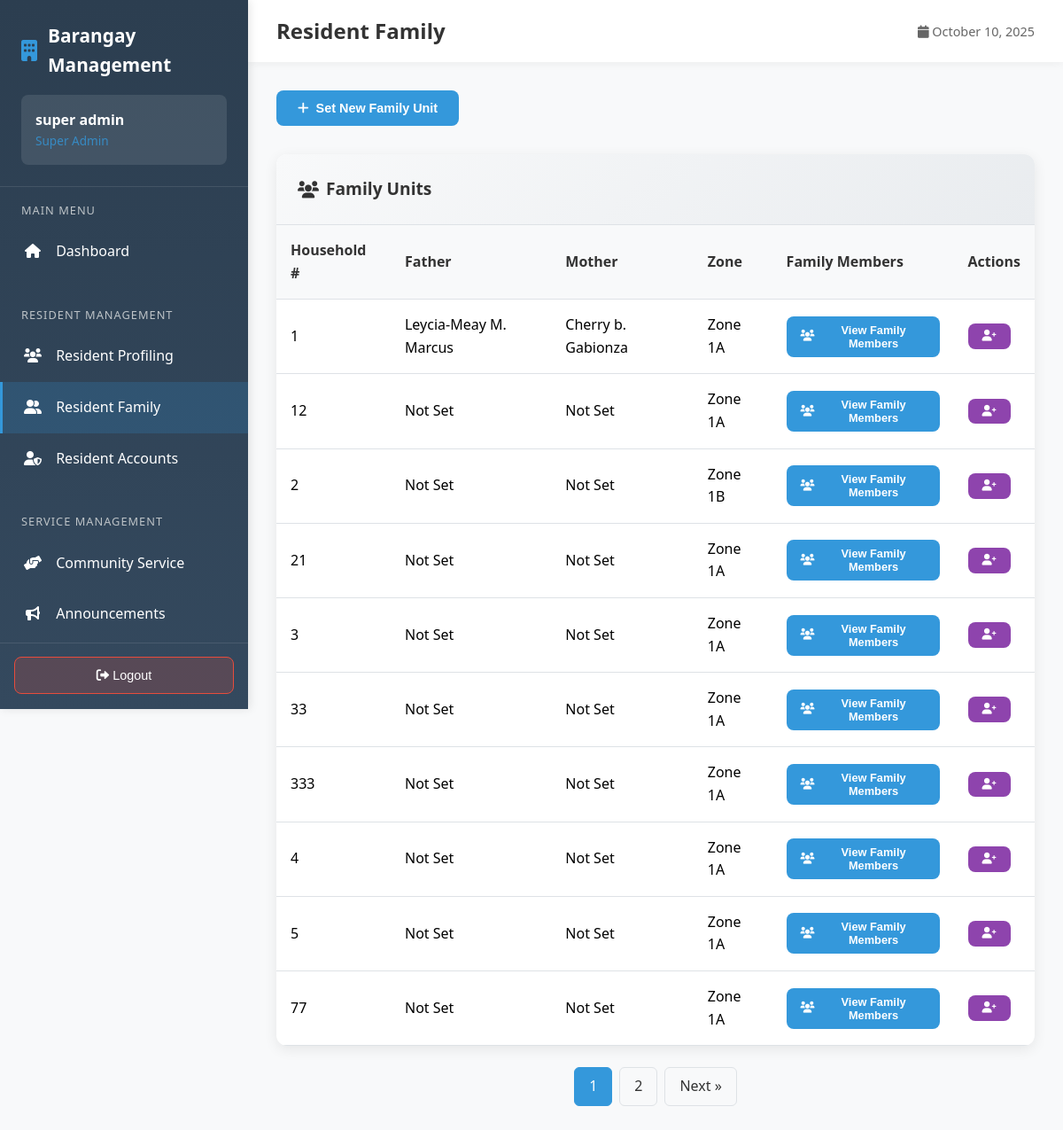
The page /employee/admin/resident_family.php (signed in) on the database its author committed.
### tables this page shows
CREATE TABLE `families` (
  `id` int(11) NOT NULL,
  `household_number` varchar(100) DEFAULT NULL,
  `head_id` int(11) DEFAULT NULL,
  `zone` varchar(100) DEFAULT NULL,
  `created_at` timestamp NOT NULL DEFAULT current_timestamp(),
  `updated_at` timestamp NOT NULL DEFAULT current_timestamp() ON UPDATE current_timestamp()
);

### employee/admin/resident_family.php (the view, shortened to what this page needs)
<?php
require_once '../../config.php';
$page = isset($_GET['page']) ? intval($_GET['page']) : 1;
$records_per_page = 10;
$offset = max(0, ((int)$page - 1) * (int)$records_per_page);
$families_query = "
    SELECT
        f.id, f.household_number, f.zone,
        -- exclude members whose relationship = 'head' from the concatenated list
        GROUP_CONCAT(
            CASE WHEN fm.relationship <> 'head' THEN CONCAT(r.full_name, ' (', fm.relationship, ')') ELSE NULL END
            ORDER BY FIELD(fm.relationship, 'father', 'mother', 'spouse', 'child', 'other')
            SEPARATOR ', '
        ) as family_members,
        MAX(CASE WHEN fm.relationship = 'father' THEN r.full_name END) as father_name,
        MAX(CASE WHEN fm.relationship = 'mother' THEN r.full_name END) as mother_name
    FROM families f
    LEFT JOIN family_members fm ON f.id = fm.family_id
    LEFT JOIN residents r ON fm.resident_id = r.id
    GROUP BY f.id
    ORDER BY f.household_number
    LIMIT $records_per_page OFFSET $offset";
$families_result = mysqli_query($connection, $families_query);
$count_query = "SELECT COUNT(DISTINCT f.id) as total FROM families f";
$count_result = mysqli_query($connection, $count_query);
$total_records = mysqli_fetch_assoc($count_result)['total'];
$total_pages = ceil($total_records / $records_per_page);
?>
<!DOCTYPE html>
<html lang="en">
<head>
    <link href="https://cdnjs.cloudflare.com/ajax/libs/font-awesome/6.0.0/css/all.min.css" rel="stylesheet">
    <link href="https://cdn.jsdelivr.net/npm/select2@4.1.0-rc.0/dist/css/select2.min.css" rel="stylesheet" />
</head>
<body>
    <nav class="sidebar" id="sidebar">
        <div class="sidebar-header">
            <div class="sidebar-brand">
                <i class="fas fa-building"></i>
                Barangay Management
            </div>
            <div class="user-info">
                <div class="user-name"><?php echo $_SESSION['full_name']; ?></div>
                <div class="user-role">Super Admin</div>
            </div>
        </div>
        <div class="sidebar-nav">
            <div class="nav-section">
                <div class="nav-section-title">Main Menu</div>
                <a href="dashboard.php" class="nav-item">
                    <i class="fas fa-home"></i>
                    Dashboard
                </a>
            </div>
            <div class="nav-section">
                <div class="nav-section-title">Resident Management</div>
                <a href="resident-profiling.php" class="nav-item">
                    <i class="fas fa-users"></i>
                    Resident Profiling
                </a>
                <a href="resident_family.php" class="nav-item active">
                    <i class="fas fa-user-friends"></i>
                    Resident Family
                </a>
                <a href="resident_account.php" class="nav-item">
					<i class="fas fa-user-shield"></i>
					Resident Accounts
				</a>
            </div>
            <div class="nav-section">
                <div class="nav-section-title">Service Management</div>
                <a href="community_service.php" class="nav-item">
                    <i class="fas fa-hands-helping"></i>
                    Community Service
                </a>
                <a href="announcements.php" class="nav-item">
                    <i class="fas fa-bullhorn"></i>
                    Announcements
                </a>
                <a href="complaints.php" class="nav-item">
                </a>
            </div>
        </div>
        <div class="logout-section">
            <form action="../logout.php" method="POST" id="logoutForm" style="width: 100%;">
                <button type="button" class="logout-btn" onclick="handleLogout()">
                    <i class="fas fa-sign-out-alt"></i>
                    Logout
                </button>
            </form>
        </div>
    </nav>
    <div class="main-content">
        <div class="top-bar">
            <h1 class="page-title">Resident Family</h1>
            <div style="display: flex; align-items: center; gap: 1rem;">
                <span style="color: #666; font-size: 0.9rem;">
                    <i class="fas fa-calendar"></i> <?php echo date('F j, Y'); ?>
                </span>
            </div>
        </div>
        <div class="content-area">
            <div class="action-buttons">
                <button class="btn btn-primary" onclick="showAddFamilyModal()">
                    <i class="fas fa-plus"></i> Set New Family Unit
                </button>
            </div>
            <div class="table-card">
                <div class="table-header">
                    <h2 class="table-title"><i class="fas fa-users"></i> Family Units</h2>
                </div>
                <div class="table-responsive">
                    <table class="table">
                        <thead>
                            <tr>
                                <th>Household #</th>
                                <th>Father</th>
                                <th>Mother</th>
                                <th>Zone</th>
                                <th>Family Members</th>
                                <th>Actions</th>
                            </tr>
                        </thead>
                        <tbody>
                            <?php while ($family = mysqli_fetch_assoc($families_result)): ?>
                            <tr>
                                <td><?php echo htmlspecialchars($family['household_number']); ?></td>
                                <td><?php echo htmlspecialchars($family['father_name'] ?? 'Not Set'); ?></td>
                                <td><?php echo htmlspecialchars($family['mother_name'] ?? 'Not Set'); ?></td>
                                <td><?php echo htmlspecialchars($family['zone']); ?></td>
                                <td>
                                    <button class="btn btn-sm btn-primary" onclick='showViewMembersModal(<?php echo json_encode($family['family_members']); ?>)'>
                                        <i class="fas fa-users"></i> View Family Members
                                    </button>
                                </td>
                                <td>
                                    <button class="btn btn-sm btn-info" onclick="showAddMemberModal(<?php echo (int)$family['id']; ?>)">
                                        <i class="fas fa-user-plus"></i>
                                    </button>
                                </td>
                            </tr>
                            <?php endwhile; ?>
                        </tbody>
                    </table>
                </div>
            </div>
            <?php
            $qs = $_GET;
            unset($qs['page']);
            $baseQuery = http_build_query($qs);
            $base = $baseQuery !== '' ? '?' . $baseQuery . '&page=' : '?page=';
            if ($total_pages > 1):
                $range = 2;
                echo '<div class="pagination">';
                if ($total_pages <= (1 + ($range * 2) + 2)) {
                    for ($i = 1; $i <= $total_pages; $i++) {
                        if ($i == $page) {
                            echo '<span class="current">' . $i . '</span>';
                        } else {
                            echo '<a href="' . htmlspecialchars($base . $i) . '">' . $i . '</a>';
                        }
                    }
                }
                if ($page < $total_pages) {
                    echo '<a href="' . htmlspecialchars($base . ($page + 1)) . '">Next &raquo;</a>';
                }
                echo '</div>';
            endif;
            ?>
        </div>
    </div>
</body>
</html>

### employee/admin/resident_family.php (style rules this page uses)
* { margin: 0; padding: 0; box-sizing: border-box; }
body { font-family: 'Segoe UI', Tahoma, Geneva, Verdana, sans-serif; background: #f8f9fa; line-height: 1.6; overflow-x: hidden; }
.sidebar { position: fixed; left: 0; top: 0; width: 280px; height: 100vh; background: linear-gradient(180deg, #2c3e50 0%, #34495e 100%); color: white; transition: transform 0.3s ease; z-index: 1000; box-shadow: 2px 0 10px rgba(0,0,0,0.1); display: flex; flex-direction: column; }
.sidebar-header { padding: 1.5rem; border-bottom: 1px solid rgba(255,255,255,0.1); flex-shrink: 0; }
.sidebar-brand { display: flex; align-items: center; font-size: 1.3rem; font-weight: bold; margin-bottom: 0.5rem; }
.sidebar-brand i { margin-right: 12px; font-size: 1.5rem; color: #3498db; }
.user-info { margin-top: 1rem; padding: 1rem; background: rgba(255,255,255,0.1); border-radius: 8px; }
.user-name { font-weight: bold; font-size: 1rem; }
.user-role { font-size: 0.85rem; opacity: 0.8; color: #3498db; }
.sidebar-nav { padding: 1rem 0; flex: 1; overflow-y: auto; }
.nav-section { margin-bottom: 2rem; }
.nav-section-title { padding: 0 1.5rem; font-size: 0.8rem; text-transform: uppercase; letter-spacing: 1px; color: #bdc3c7; margin-bottom: 0.5rem; }
.nav-item { display: block; padding: 1rem 1.5rem; color: white; text-decoration: none; transition: all 0.3s ease; position: relative; border-left: 3px solid transparent; }
.nav-item.active { background: rgba(52, 152, 219, 0.2); border-left-color: #3498db; }
.nav-item i { margin-right: 12px; width: 20px; text-align: center; }
.logout-section { padding: 1rem; border-top: 1px solid rgba(255,255,255,0.1); flex-shrink: 0; margin-top: auto; }
.logout-btn { width: 100%; background: rgba(231, 76, 60, 0.2); color: white; border: 1px solid rgba(231, 76, 60, 0.5); padding: 0.75rem; border-radius: 8px; cursor: pointer; transition: all 0.3s ease; font-size: 0.9rem; border-color: #e74c3c; transform: translateY(-1px); }
.main-content { margin-left: 280px; min-height: 100vh; transition: margin-left 0.3s ease; }
.top-bar { background: white; padding: 1rem 2rem; box-shadow: 0 2px 10px rgba(0,0,0,0.05); display: flex; justify-content: space-between; align-items: center; }
.page-title { font-size: 1.5rem; color: #333; font-weight: 600; }
.content-area { padding: 2rem; }
.btn { padding: 0.75rem 1.5rem; border: none; border-radius: 8px; cursor: pointer; font-size: 0.9rem; font-weight: 600; transition: all 0.3s ease; display: inline-flex; align-items: center; gap: 0.5rem; text-decoration: none; }
.btn-primary { background: #3498db; color: white; }
.btn-info { background: #8e44ad; color: white; }
.btn-sm { padding: 0.5rem 1rem; font-size: 0.8rem; }
.table-card { background: white; border-radius: 12px; box-shadow: 0 4px 15px rgba(0,0,0,0.08); overflow: hidden; }
.table-header { padding: 1.5rem; background: linear-gradient(135deg, #f8f9fa 0%, #e9ecef 100%); border-bottom: 1px solid #dee2e6; display: flex; justify-content: space-between; align-items: center; flex-wrap: wrap; gap: 1rem; }
.table-title { font-size: 1.2rem; font-weight: 600; color: #333; display: flex; align-items: center; gap: 0.5rem; }
.table-responsive { overflow-x: auto; }
.table { width: 100%; border-collapse: collapse; }
.table th, .table td { padding: 1rem; text-align: left; border-bottom: 1px solid #dee2e6; }
.table th { background: #f8f9fa; font-weight: 600; color: #333; position: sticky; top: 0; z-index: 10; }
.action-buttons { display: flex; justify-content: space-between; align-items: center; margin-bottom: 2rem; flex-wrap: wrap; gap: 1rem; }
.pagination { display: flex; justify-content: center; align-items: center; padding: 1.5rem; gap: 0.5rem; }
.pagination a, .pagination span { padding: 0.5rem 1rem; border: 1px solid #dee2e6; border-radius: 6px; text-decoration: none; color: #333; transition: all 0.3s ease; }
.pagination .current { background: #3498db; color: white; border-color: #3498db; }

### rows shown on the page
families: household_number "1", father_name "Leycia-Meay M. Marcus", mother_name "Cherry b. Gabionza", zone "Zone 1A"
families: household_number "12", father_name "Not Set", mother_name "Not Set", zone "Zone 1A"
families: household_number "2", father_name "Not Set", mother_name "Not Set", zone "Zone 1B"
families: household_number "21", father_name "Not Set", mother_name "Not Set", zone "Zone 1A"
families: household_number "3", father_name "Not Set", mother_name "Not Set", zone "Zone 1A"
families: household_number "33", father_name "Not Set", mother_name "Not Set", zone "Zone 1A"
families: household_number "333", father_name "Not Set", mother_name "Not Set", zone "Zone 1A"
families: household_number "4", father_name "Not Set", mother_name "Not Set", zone "Zone 1A"
families: household_number "5", father_name "Not Set", mother_name "Not Set", zone "Zone 1A"
families: household_number "77", father_name "Not Set", mother_name "Not Set", zone "Zone 1A"

### other values the page prints
$_SESSION['full_name'] "super admin"
